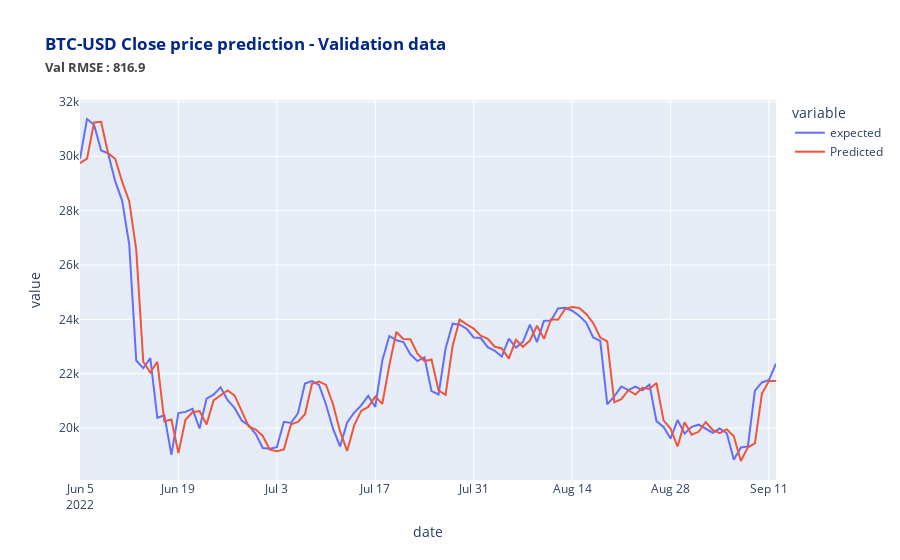

Source (notebook cell):
### Markdown cell above
### SNP500 index as exogeneous variable

### Code cell
#with snp500 as exogeneous variable

size = int(len(final_df2)-100)
bitcoin_train_test = final_df2[['close_btc_log','open_snp_log']]

# Divide into train and test
train_arima, test_arima = bitcoin_train_test[0:size], bitcoin_train_test[size:len(final_df2)]
history = [x for x in train_arima['close_btc_log']]

exog_variables_train = [x for x in train_arima['open_snp_log']]
exog_variables_test = test_arima['open_snp_log']
predictions = list()
originals = list()
error_list_mape = list()
error_list_mse = list()

print('Calculating MSE and MAPE...')
print('\n')

# We go over each value in the test set and then apply ARIMA model and calculate the predicted value. We have the expected value in the test set therefore we calculate the error between predicted and expected value 
for t in range(len(test_arima)):
    model = ARIMA(history, exog_variables_train, order=(2, 1, 2))
    model_fit = model.fit()

    output = model_fit.predict(start=len(history), end=len(final_df2)-1, exog=exog_variables_test)
    pred_value = output[0]
    
    original_value = test_arima['close_btc_log'][t]
    history.append(original_value)
    original_value_exog = test_arima['open_snp_log'][t]

    exog_variables_train.append(original_value_exog)
    exog_variables_test = test_arima['open_snp_log']
    exog_variables_test = exog_variables_test.iloc[t+1:]
    
    #back transform log
    pred_value = np.exp(pred_value)
    original_value = np.exp(original_value)

    # Calculating the error
    error_mape = ((abs(pred_value - original_value)) / original_value) * 100
    error_list_mape.append(error_mape)
    error_mse = (pred_value - original_value)**2
    error_list_mse.append(error_mse)


    #print('predicted = %f,   expected = %f,   mape = %f ' % (pred_value, original_value, error_mape), '%')
    #print('predicted = %f,   expected = %f,   mse = %f ' % (pred_value, original_value, error_mse))
    predictions.append(float(pred_value))
    originals.append(float(original_value))

# After iterating over whole test set the overall mean error is calculated.   
print('\n Mean MAPE in Predicting Test Case : %f ' % (sum(error_list_mape)/float(len(error_list_mape))), '%')
print('\n Mean RMSE in Predicting Test Case :' , (np.sqrt(sum(error_list_mse)/float(len(error_list_mse)))))

val_results = pd.DataFrame(originals,columns=['expected'])
val_results['Predicted'] = predictions
val_results.set_index(bitcoin_train_test[size:len(final_df2)].index,inplace=True)
val_results = (val_results)
rmse = np.sqrt(sum(error_list_mse)/float(len(error_list_mse)))
px.line(val_results, 
        title='<span style="color:#012888;font-weight:bold">BTC-USD Close price prediction - Validation data \
        <br><span style="font-size: 13px;color:#444444;">Val RMSE : {:.1f}</span>'.format(rmse))
